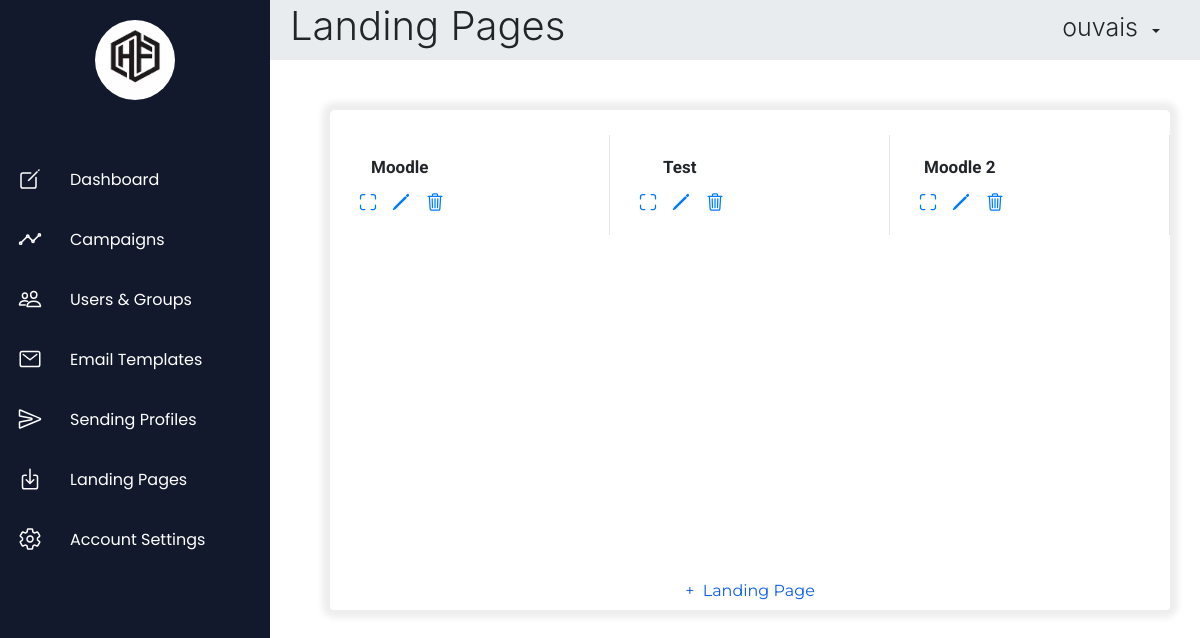
The page /landingpage (signed in) on the database its author committed.
### App/models.py (models this page shows)
class TimeStampMixin(models.Model):
    class Meta:
        abstract = True
    created_on = models.DateTimeField(auto_now_add=True)
    modified_on = models.DateTimeField(auto_now=True)

class LandingPage(TimeStampMixin):
    id = models.AutoField(primary_key=True)
    name = models.CharField(max_length=50, unique=True)
    filename = models.CharField(max_length=50, unique=True)
    userId = models.ForeignKey(User, on_delete=models.CASCADE, db_column='user_id')

### App/views.py (the view)
# urls.py: path('landingpage',views.landingpage,name="landingpage"),
def landingpage(request):
    if request.session.has_key('id'):
        id = request.session['id']
        return render(request, "landingpage.html", context = { "title": "Landing Pages - Human Firewall", "header": "Landing Pages", "data": LandingPage.objects.filter(userId=id) })
    else:
        messages.info(request, 'Kindly Login To Continue')
        return redirect("login")

### templates/landingpage.html (shortened to what this page needs)
{% extends 'base.html' %}
{% block content %}
{% load static %}
    <div class="container-fluid content">
        <div class="row">
            <div class="col-12 text-center">
                <div class="landing-pages">
                    <div id="pages-table" class="pages-table">
                      {% if data.values.count > 0 %}
                        {% for d in data.values %}
                          <div class="page {{ d.id }}">
                              <div class="page-name"><b class="name">{{ d.name }}</b></div>
                              <div class="page-preview-btn"><a class="options" class="preview" target="_blank" href="/landingpage/preview/{{ d.filename }}" data-toggle="tooltip" data-placement="top" title="Preview"><ion-icon name="scan-outline"></ion-icon></a></div>
                              <div class="page-edit-btn"><a class="options" onclick="editPage(this.parentElement);" data-toggle="tooltip" data-placement="top" title="Edit"><ion-icon name="pencil-outline"></ion-icon></a></div>
                              <div class="page-delete-btn"><a class="options" onclick="deletePage(this.parentElement);" data-toggle="tooltip" data-placement="top" title="Delete"><ion-icon name="trash-outline"></ion-icon></a></div>
                              <div class="page-preview"><iframe class="preview" loading="lazy" src="{% static 'landingpages/'|add:d.filename|add:'.html' %}"></iframe></div>
                          </div>
                        {% endfor %}
                      {% endif %}
                    </div>
                    <button class="btn add" onclick="addPage();">+&nbsp; Landing Page</button>
                </div>
            </div>
        </div>
    </div>
{% endblock %}

### static/css/base.css (style rules this page uses)
* { margin: 0; padding: 0; box-sizing: border-box; }
body { min-height: 100vh; }
.container-fluid.content { margin-top: 50px; margin-left: 60px; padding-left: 60px; padding-right: 60px; transition: 0.5s; width: 95%; }
.sending-profiles, .landing-pages, .user-groups, .email-templates { position: relative; margin-left: auto; margin-right: auto; width: 100%; height: 500px; border-radius: 5px; text-align: center; box-shadow: 0 0 6px 8px rgba(0, 0, 0, 0.07); }
.container-fluid.content .btn.add { font-family: 'Montserrat'; position: absolute; width: 100%; bottom: 0; left: 0; background-color: #fff; color: #0C5DF4; }
.landing-pages .pages-table, .email-templates .templates-table { padding: 15px 0; display: grid; grid-template-columns: repeat(3, 1fr); grid-row-gap: 10px; overflow-y: auto; overflow-x: hidden; }
.pages-table .page, .pages-table .page-input, .profiles-table .profile, .profiles-table .profile-input, .templates-table .template, .templates-table .template-input { display: flex; position: relative; width: 100%; height: 100px; text-align: left; margin: 10px auto; border-right: 1px solid rgba(0,0,0,.1); }
.pages-table .page .page-name { position: absolute; left: 5%; top: 20%; vertical-align: middle; width: 40%; text-align: center; overflow: hidden; }
.user-groups-table .group .group-name .name, .pages-table .page .page-name .name, .completed-campaigns-table .completed-campaign .campaign-name .name, .running-campaigns-table .running-campaign .campaign-name .name, .scheduled-campaigns-table .scheduled-campaign .campaign-name .name { line-height: normal; font-size: 17px; font-family: 'Roboto', sans-serif; white-space: nowrap; }
.pages-table .page .page-preview { position: absolute; top: 10%; right: 10%; width: 130px; height: 80px; vertical-align: middle; }
.pages-table .page .page-preview .preview { width: fit-content; height: fit-content; border: none; border-radius: 20px; -webkit-transform:scale(0.5); -moz-transform-scale: (0.5); -moz-transform-origin: top left; -webkit-transform-origin: top left; -o-transform-origin: top left; -ms-transform-origin: top left; transform-origin: top left; }
.pages-table .page .page-preview-btn { position: absolute; bottom: 15%; font-size: 20px; left: 10%; vertical-align: middle; }
.pages-table .page .page-edit-btn { position: absolute; bottom: 15%; font-size: 20px; left: 22%; vertical-align: middle; }
.pages-table .page .page-delete-btn { position: absolute; bottom: 15%; font-size: 20px; left: 34%; vertical-align: middle; }
.options { cursor: pointer; }

### rows shown on the page
LandingPage: name "Moodle"
LandingPage: name "Test"
LandingPage: name "Moodle 2"

### other values the page prints
{{ header }} "Landing Pages"
{{ request.session.username }} "ouvais"
